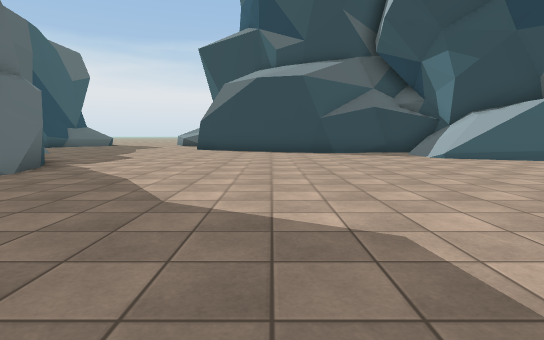
View 1 (above)

20 first-person views from a walk through a scene from a Unity 3-D project. The camera is 1.2 m above the floor, tilts 6° down and sees 80° across. The floor is counted in squares, 2 m on a side. Each view is taken from the middle of a square. On the plan, view 1 faces up. The plan holds only what a view shows up to about 10 squares ahead; the rest is blank. The place goes on beyond the plan. The player character is not drawn. Some surface patterns are stand-ins.

View 2
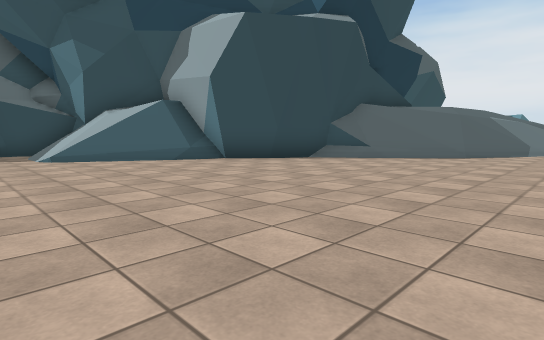

View 3
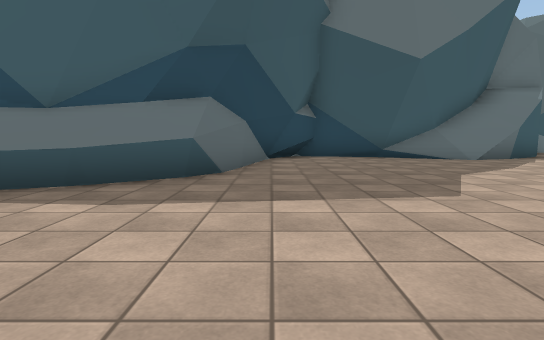

View 4
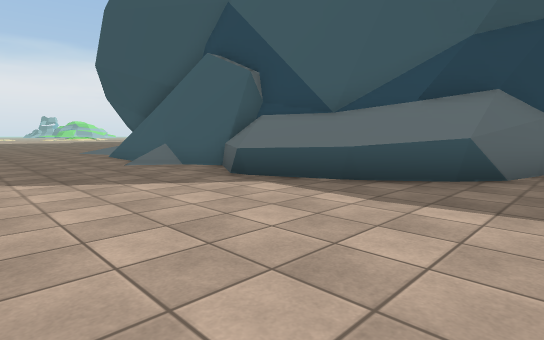

View 5
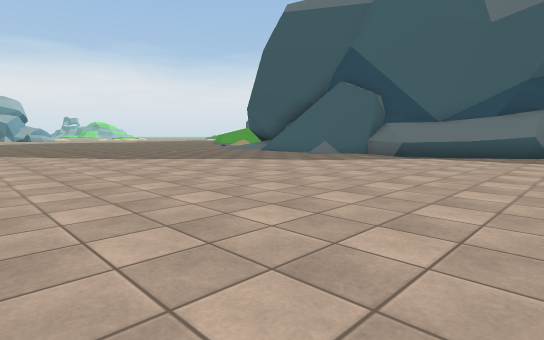

View 6
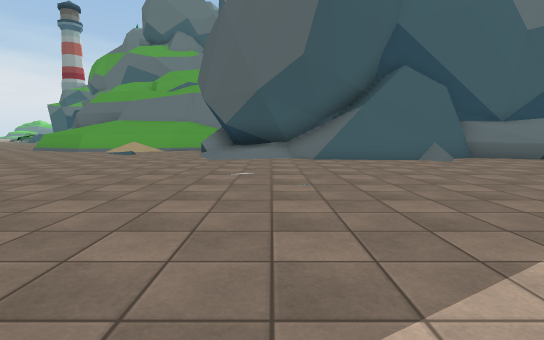

View 7
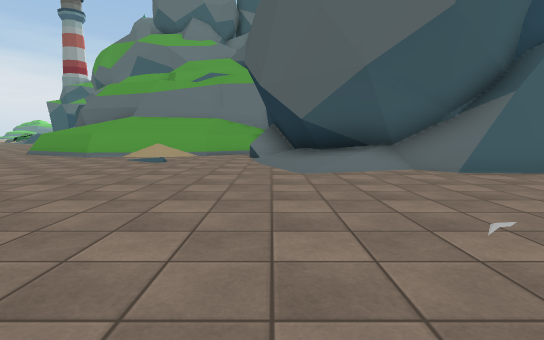

View 8
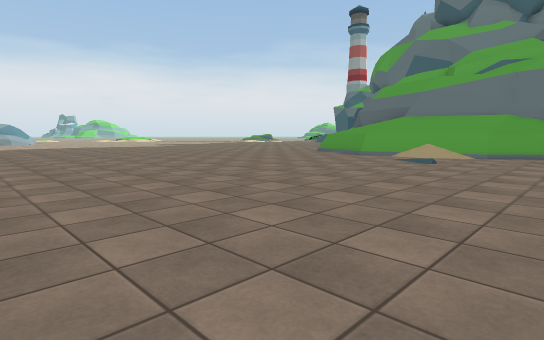

View 9
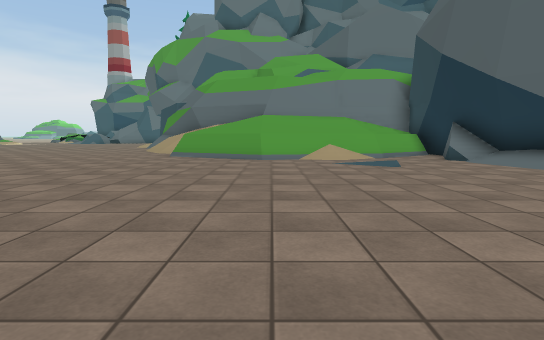

View 10
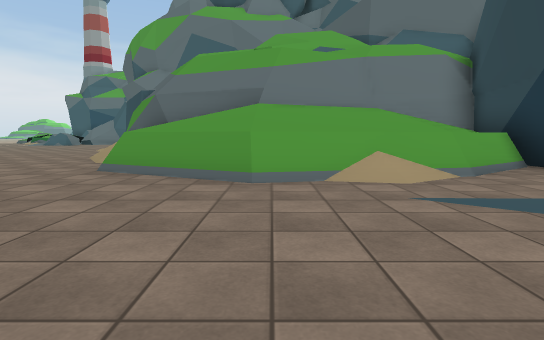

View 11
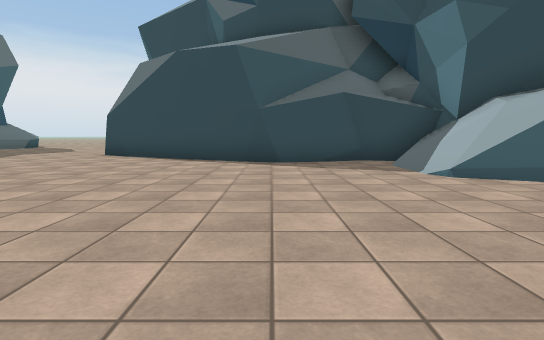

View 12
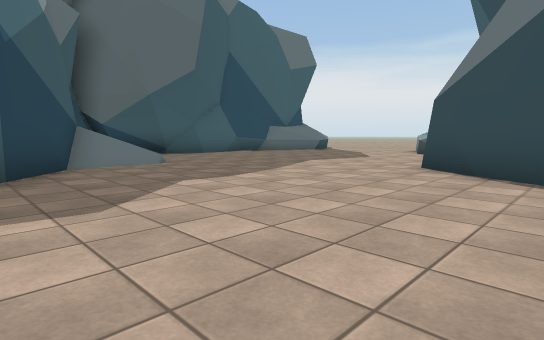

View 13
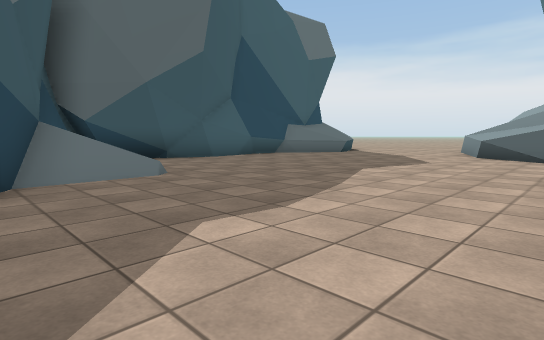

View 14
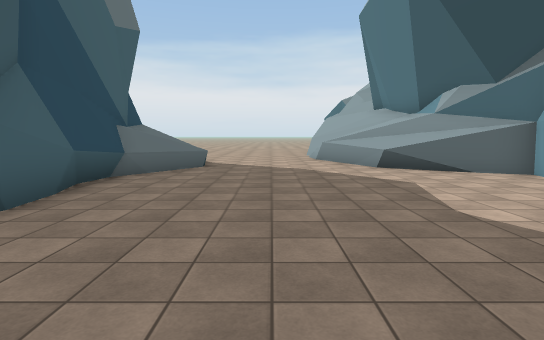

View 15
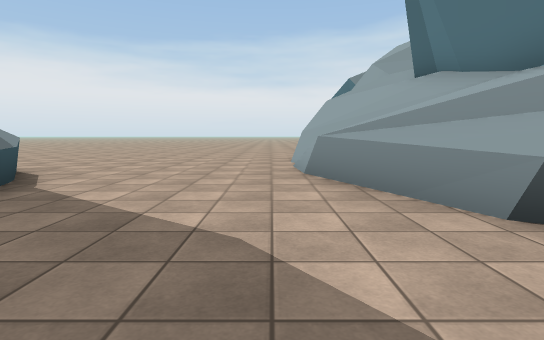

View 16
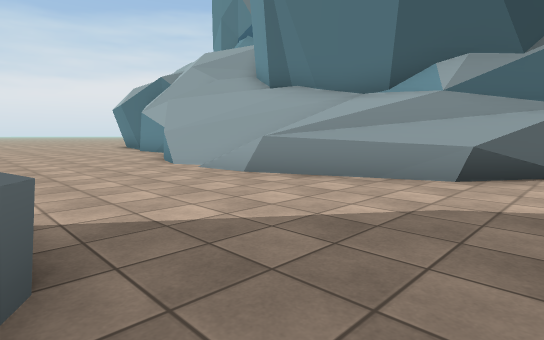

View 17
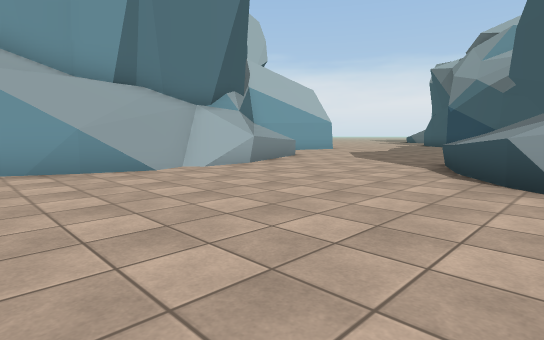

View 18
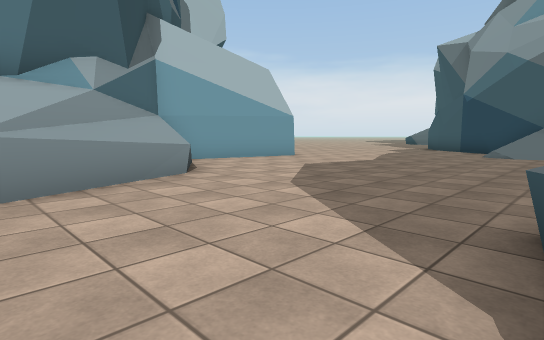

View 19
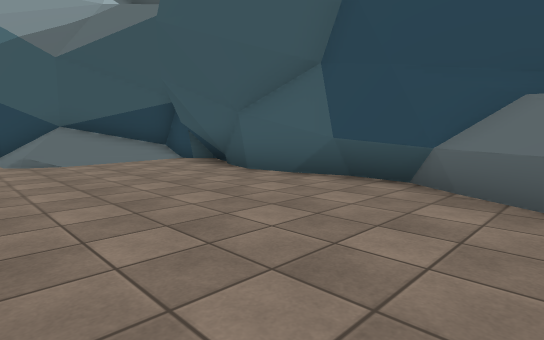

View 20
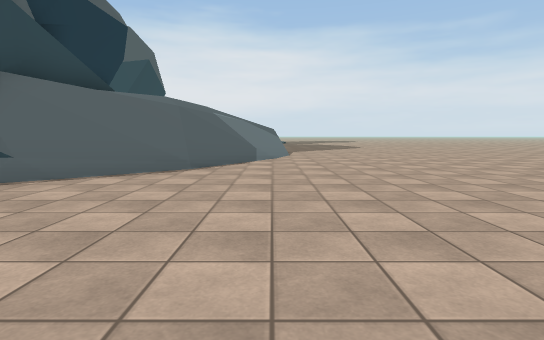

### Floor plan
Key: @ floor where view 1 was taken; # wall or solid block; . main floor; : floor 1.25 m higher than the main floor; / step, stairs or slope; = window, fence, low wall or low ledge; ^ raised ledge; v drop or lower ground.
Columns run from 12 left of view 1 to 14 right of it. Each row starts with its distance up from view 1.
 27 ......#  =
 26 ......///#
 25 ......///#
 24 ......//##
 23 #.....//##
 22 #^....///#
 21  ^....#//#
 20   ^...#:v#
 19  #^....###
 18  #.......##
 17  #........#
 16  #.......##
 15  #.......#
 14  #.......###
 13 ##.........###
 12 ##...........######
 11 #////............/##
 10 ####/............//##
  9    ###...........///#
  8      ##...........###
  7       ##............##
  6        #.............###
  5        #=..............####
  4        #................#v/
  3       ##.................##
  2       #...................#
  1       #....................
  0       ###...@..............
 -1         ####...............
 -2            #^..............
 -3             ^..............
 -4             ^^.........  ..
 -5             ^..........
 -6            ##.........
 -7             #/........
 -8             #/........
 -9            ##/........
-10            ##.........
-11            #/.........
-12          ###/.........
-13     ######//........
-14     #//=...........
-15     #///=..........
-16     #///=..........
-17     ##//=..........
-18      #///=.........
-19     ##//=.........
-20     #/ /=.........
-21     #  =..........

Positions as (right, up) in squares from view 1, and headings:
1: (0, 0), facing up
2: (3, 0), facing up-right
3: (4, 0), facing left
4: (4, 0), facing down-left
5: (10, 0), facing down-left
6: (9, -11), facing left
7: (6, -13), facing left
8: (6, -13), facing down-left
9: (5, -18), facing left
10: (1, -18), facing left
11: (2, 4), facing up
12: (-1, 8), facing up-left
13: (-3, 9), facing up-left
14: (-8, 11), facing up
15: (-7, 17), facing up
16: (-10, 18), facing up-right
17: (-12, 27), facing down-right
18: (-10, 22), facing down-right
19: (-7, 19), facing down-left
20: (7, 1), facing right
